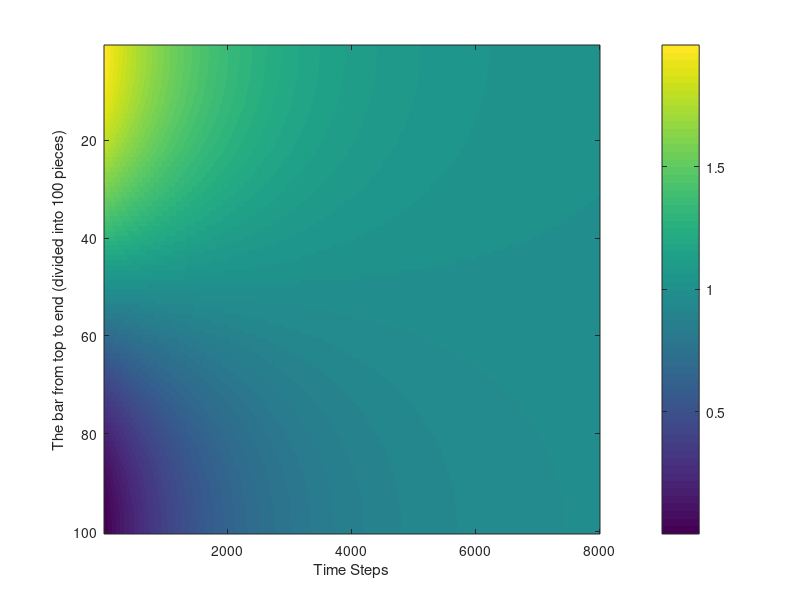

Write MATLAB code to recreate this figure.
% NUMERICALLY SIMULATE DIFFUSION EQUATION BY EXPLICIT METHOD

% Prepare the Editor, Workspace and Command Window
clc
clear
close all

% SETTING CONSTANTS
k = 1;      % DIFFUSIVITY
dt = 0.00005; % TIME STEP
dx = 0.01;   % SPACIAL STEP(IN THE CASE OF ONE DIMENSION)
c = (k*dt)/(dx*dx); % CFL CONDITION

X = 1;    % UNIT LENGTH OF SPACIAL DOMAIN
T = 0.4;    % WHOLE TIME FOR APPROXIMATION
N = T/dt; % NUMBERS OF TIME STEPS
M = X/dx; % NUMBERS OF SPACIAL STEPS

U = zeros(M,N); % INITIALIZE ALL ZEROES FOR MATRIX

% INITIALIZING CONDITIONS

for k = 2:1:M-1
    U(k,1) = 1+ cos(pi.*(k/M)); % INITIAL CONDITION GIVEN BY f(x)=1+cos(pi.*x)
end

% APPROXIMATION

for j = 1:1:N-1
    for i = 2:1:M-1
        U(1,j) = U(2,j); % ZERO BOUNDARY CONDITON
        U(M,j) = U(M-1,j); % ZERO BOUNDARY CONDITION
        U(i,j+1) = U(i,j)+c.*(U(i-1,j)-2.*U(i,j)+U(i+1,j)); % DISCRETE APPROXIMATION OF THE PDE
    end
end

% COMPLETING BOUNDARY CONDITIONS AT THE FINAL TIME STEP 
U(1,N) = U(2,N);
U(M,N) = U(M-1,N);

% PLOTTING THE GRAPH
imagesc(U)
xlabel('Time Steps');
ylabel('The bar from top to end (divided into 100 pieces)');
colorbar
